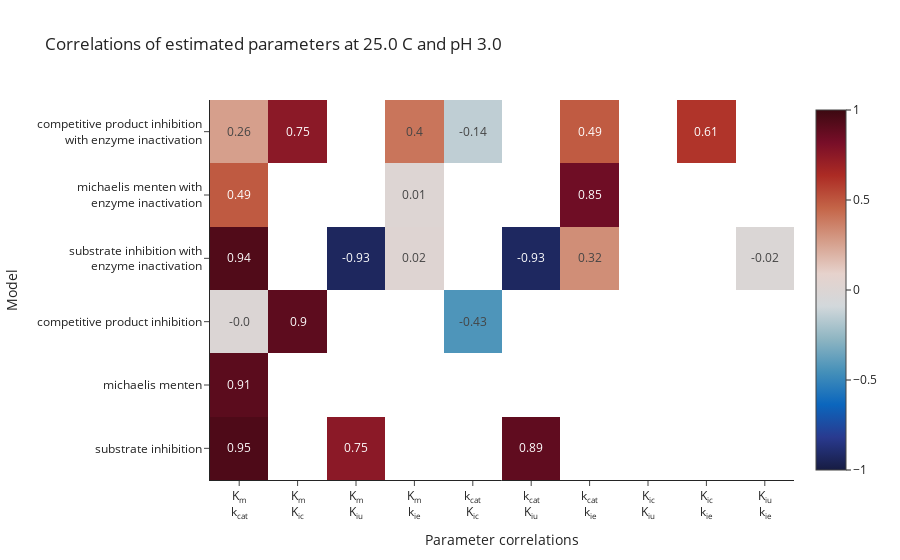
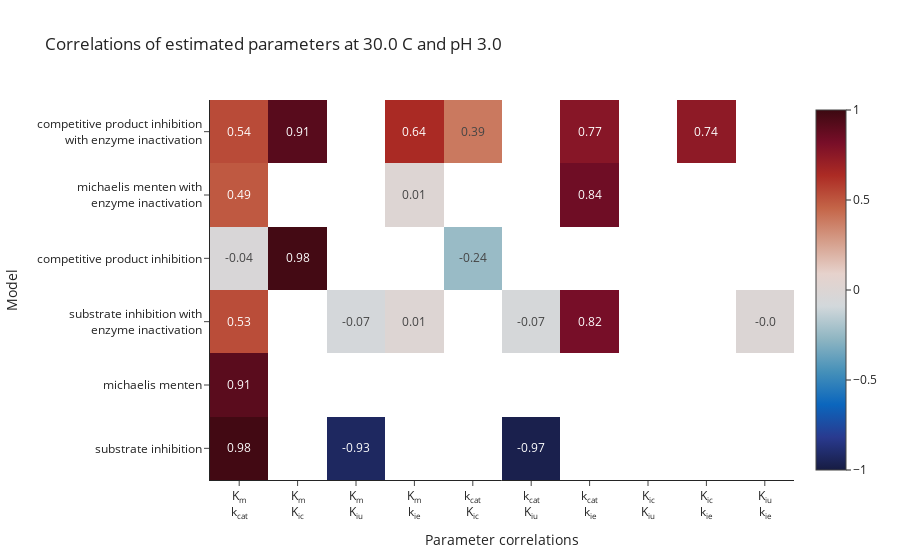
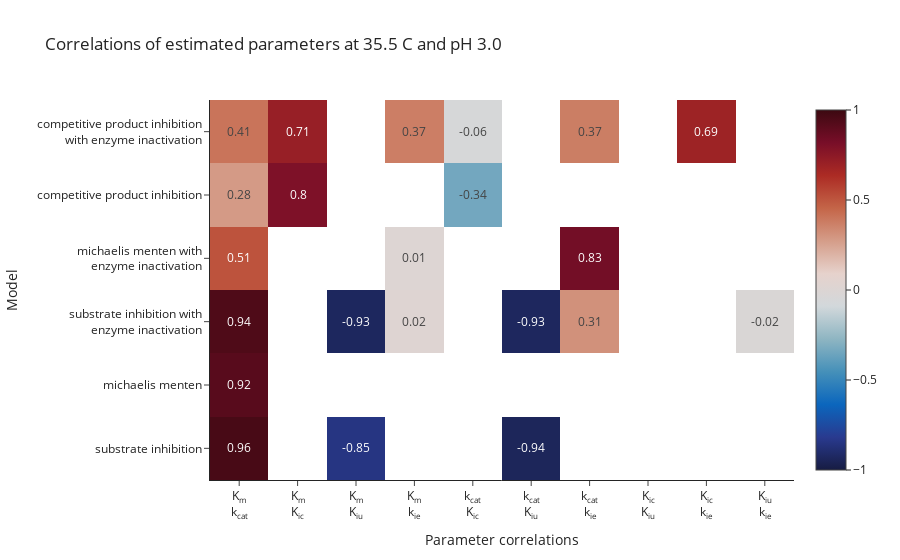

Write notebook code for charts like these, in order.
### Markdown cell above
In the following step, model creation and subsequent fitting is carried out. Based on the defined rate laws, substrate and enzyme rate laws combined in the background to `ReactionSystem` objects, representing a s system of differential equations. Additionally, each defined substrate rate law is fitted, assuming constant catalytically active enzyme concentration over time.  
Fitting is preformed by calling the `fit_models()` method of the `Estimator`. Furthermore, the inter-parameter correlations can be visualized with `correlations()`.

### Code cell
for estimator in estimators:
    print(f"--- {estimator.name} at {estimator.temperature}°C ---\n")
    estimator.fit_models()
    estimator.correlations()

### Figure 1 — Plotly figure (JSON) as saved in the notebook; plotly's stock layout.template omitted (floating-point values rounded to 4 significant figures)
{"data": [{"colorscale": [[0, "rgb(23, 28, 66)"], [0.09091, "rgb(41, 58, 143)"], [0.1818, "rgb(11, 102, 189)"], [0.2727, "rgb(69, 144, 185)"], [0.3636, "rgb(142, 181, 194)"], [0.4545, "rgb(210, 216, 219)"], [0.5455, "rgb(230, 210, 204)"], [0.6364, "rgb(213, 157, 137)"], [0.7273, "rgb(196, 101, 72)"], [0.8182, "rgb(172, 43, 36)"], [0.9091, "rgb(120, 14, 40)"], [1, "rgb(60, 9, 17)"]], "text": [["0.95", "", "0.75", "", "", "0.89", "", "", "", ""], ["0.91", "", "", "", "", "", "", "", "", ""], ["-0.0", "0.9", "", "", "-0.43", "", "", "", "", ""], ["0.94", "", "-0.93", "0.02", "", "-0.93", "0.32", "", "", "-0.02"], ["0.49", "", "", "0.01", "", "", "0.85", "", "", ""], ["0.26", "0.75", "", "0.4", "-0.14", "", "0.49", "", "0.61", ""]], "texttemplate": "%{text}", "type": "heatmap", "x": ["K<sub>m</sub><br>k<sub>cat</sub>", "K<sub>m</sub><br>K<sub>ic</sub>", "K<sub>m</sub><br>K<sub>iu</sub>", "K<sub>m</sub><br>k<sub>ie</sub>", "k<sub>cat</sub><br>K<sub>ic</sub>", "k<sub>cat</sub><br>K<sub>iu</sub>", "k<sub>cat</sub><br>k<sub>ie</sub>", "K<sub>ic</sub><br>K<sub>iu</sub>", "K<sub>ic</sub><br>k<sub>ie</sub>", "K<sub>iu</sub><br>k<sub>ie</sub>"], "y": ["substrate inhibition", "michaelis menten", "competitive product inhibition", "substrate inhibition with<br>enzyme inactivation", "michaelis menten with<br>enzyme inactivation", "competitive product inhibition<br>with enzyme inactivation"], "z": [[0.9461, null, 0.7507, null, null, 0.8895, null, null, null, null], [0.9075, null, null, null, null, null, null, null, null, null], [-0.004748, 0.8991, null, null, -0.432, null, null, null, null, null], [0.9364, null, -0.9327, 0.01881, null, -0.9289, 0.3226, null, null, -0.01845], [0.4897, null, null, 0.005956, null, null, 0.8451, null, null, null], [0.2643, 0.7516, null, 0.4017, -0.1413, null, 0.4857, null, 0.6079, null]], "zmax": 1, "zmin": -1}], "layout": {"title": {"text": "Correlations of estimated parameters at 25.0 C and pH 3.0"}, "xaxis": {"showgrid": false, "title": {"text": "Parameter correlations"}}, "yaxis": {"showgrid": false, "title": {"text": "Model"}}}}

### Figure 2 — Plotly figure (JSON) as saved in the notebook; plotly's stock layout.template omitted (floating-point values rounded to 4 significant figures)
{"data": [{"colorscale": [[0, "rgb(23, 28, 66)"], [0.09091, "rgb(41, 58, 143)"], [0.1818, "rgb(11, 102, 189)"], [0.2727, "rgb(69, 144, 185)"], [0.3636, "rgb(142, 181, 194)"], [0.4545, "rgb(210, 216, 219)"], [0.5455, "rgb(230, 210, 204)"], [0.6364, "rgb(213, 157, 137)"], [0.7273, "rgb(196, 101, 72)"], [0.8182, "rgb(172, 43, 36)"], [0.9091, "rgb(120, 14, 40)"], [1, "rgb(60, 9, 17)"]], "text": [["0.98", "", "-0.93", "", "", "-0.97", "", "", "", ""], ["0.91", "", "", "", "", "", "", "", "", ""], ["0.53", "", "-0.07", "0.01", "", "-0.07", "0.82", "", "", "-0.0"], ["-0.04", "0.98", "", "", "-0.24", "", "", "", "", ""], ["0.49", "", "", "0.01", "", "", "0.84", "", "", ""], ["0.54", "0.91", "", "0.64", "0.39", "", "0.77", "", "0.74", ""]], "texttemplate": "%{text}", "type": "heatmap", "x": ["K<sub>m</sub><br>k<sub>cat</sub>", "K<sub>m</sub><br>K<sub>ic</sub>", "K<sub>m</sub><br>K<sub>iu</sub>", "K<sub>m</sub><br>k<sub>ie</sub>", "k<sub>cat</sub><br>K<sub>ic</sub>", "k<sub>cat</sub><br>K<sub>iu</sub>", "k<sub>cat</sub><br>k<sub>ie</sub>", "K<sub>ic</sub><br>K<sub>iu</sub>", "K<sub>ic</sub><br>k<sub>ie</sub>", "K<sub>iu</sub><br>k<sub>ie</sub>"], "y": ["substrate inhibition", "michaelis menten", "substrate inhibition with<br>enzyme inactivation", "competitive product inhibition", "michaelis menten with<br>enzyme inactivation", "competitive product inhibition<br>with enzyme inactivation"], "z": [[0.9831, null, -0.9301, null, null, -0.9733, null, null, null, null], [0.9077, null, null, null, null, null, null, null, null, null], [0.53, null, -0.07278, 0.005297, null, -0.06629, 0.8216, null, null, -0.004933], [-0.03919, 0.9759, null, null, -0.2439, null, null, null, null, null], [0.4908, null, null, 0.00662, null, null, 0.8447, null, null, null], [0.5371, 0.9146, null, 0.6432, 0.3905, null, 0.7661, null, 0.7412, null]], "zmax": 1, "zmin": -1}], "layout": {"title": {"text": "Correlations of estimated parameters at 30.0 C and pH 3.0"}, "xaxis": {"showgrid": false, "title": {"text": "Parameter correlations"}}, "yaxis": {"showgrid": false, "title": {"text": "Model"}}}}

### Figure 3 — Plotly figure (JSON) as saved in the notebook; plotly's stock layout.template omitted (floating-point values rounded to 4 significant figures)
{"data": [{"colorscale": [[0, "rgb(23, 28, 66)"], [0.09091, "rgb(41, 58, 143)"], [0.1818, "rgb(11, 102, 189)"], [0.2727, "rgb(69, 144, 185)"], [0.3636, "rgb(142, 181, 194)"], [0.4545, "rgb(210, 216, 219)"], [0.5455, "rgb(230, 210, 204)"], [0.6364, "rgb(213, 157, 137)"], [0.7273, "rgb(196, 101, 72)"], [0.8182, "rgb(172, 43, 36)"], [0.9091, "rgb(120, 14, 40)"], [1, "rgb(60, 9, 17)"]], "text": [["0.96", "", "-0.85", "", "", "-0.94", "", "", "", ""], ["0.92", "", "", "", "", "", "", "", "", ""], ["0.94", "", "-0.93", "0.02", "", "-0.93", "0.31", "", "", "-0.02"], ["0.51", "", "", "0.01", "", "", "0.83", "", "", ""], ["0.28", "0.8", "", "", "-0.34", "", "", "", "", ""], ["0.41", "0.71", "", "0.37", "-0.06", "", "0.37", "", "0.69", ""]], "texttemplate": "%{text}", "type": "heatmap", "x": ["K<sub>m</sub><br>k<sub>cat</sub>", "K<sub>m</sub><br>K<sub>ic</sub>", "K<sub>m</sub><br>K<sub>iu</sub>", "K<sub>m</sub><br>k<sub>ie</sub>", "k<sub>cat</sub><br>K<sub>ic</sub>", "k<sub>cat</sub><br>K<sub>iu</sub>", "k<sub>cat</sub><br>k<sub>ie</sub>", "K<sub>ic</sub><br>K<sub>iu</sub>", "K<sub>ic</sub><br>k<sub>ie</sub>", "K<sub>iu</sub><br>k<sub>ie</sub>"], "y": ["substrate inhibition", "michaelis menten", "substrate inhibition with<br>enzyme inactivation", "michaelis menten with<br>enzyme inactivation", "competitive product inhibition", "competitive product inhibition<br>with enzyme inactivation"], "z": [[0.9643, null, -0.8487, null, null, -0.9423, null, null, null, null], [0.9157, null, null, null, null, null, null, null, null, null], [0.942, null, -0.9348, 0.02265, null, -0.9331, 0.313, null, null, -0.02311], [0.5099, null, null, 0.005369, null, null, 0.8334, null, null, null], [0.2824, 0.7965, null, null, -0.3393, null, null, null, null, null], [0.4055, 0.7104, null, 0.373, -0.05795, null, 0.3749, null, 0.6892, null]], "zmax": 1, "zmin": -1}], "layout": {"title": {"text": "Correlations of estimated parameters at 35.5 C and pH 3.0"}, "xaxis": {"showgrid": false, "title": {"text": "Parameter correlations"}}, "yaxis": {"showgrid": false, "title": {"text": "Model"}}}}
